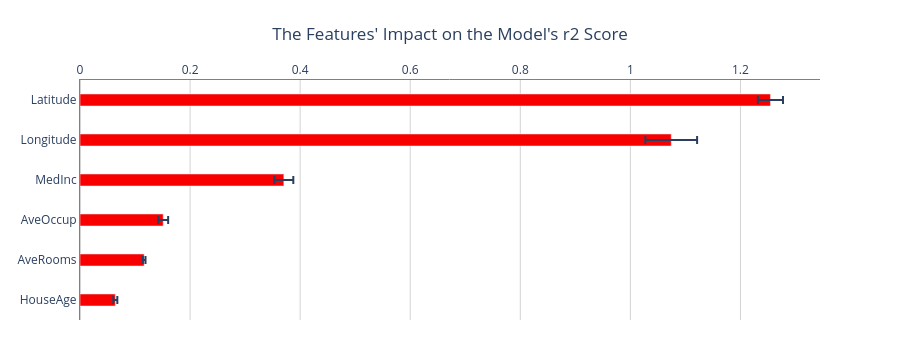

Notebook source saved alongside this figure:
### Code cell
result_explain_model_default.show_in_notebook()

### Figure 1 — Plotly figure (JSON) as saved in the notebook; plotly's stock layout.template omitted (floating-point values rounded to 4 significant figures)
{"data": [{"error_x": {"array": [0.0228, 0.04698, 0.01723, 0.008985, 0.002461, 0.003671], "arrayminus": [0.0228, 0.04698, 0.01723, 0.008985, 0.002461, 0.003671], "type": "data"}, "legendgroup": "None", "marker": {"color": "rgb(248,0,0)"}, "orientation": "h", "showlegend": false, "text": "", "textposition": "outside", "type": "bar", "width": 0.3, "x": [1.255, 1.074, 0.3703, 0.1512, 0.1165, 0.06413], "y": ["Latitude", "Longitude", "MedInc", "AveOccup", "AveRooms", "HouseAge"]}], "layout": {"height": 340, "margin": {"b": 20, "t": 80}, "plot_bgcolor": "rgba(0,0,0,0)", "title": {"text": "The Features' Impact on the Model's r2 Score", "x": 0.5}, "xaxis": {"categoryorder": "total ascending", "gridcolor": "LightGrey", "linecolor": "Grey", "linewidth": 1, "mirror": false, "showline": true, "showticklabels": true, "side": "top", "visible": true, "zeroline": true, "zerolinecolor": "DarkGrey", "zerolinewidth": 1}, "yaxis": {"categoryorder": "total ascending", "gridcolor": "rgba(0,0,0,0)", "linecolor": "Grey", "linewidth": 1, "mirror": false, "showline": true, "showticklabels": true, "side": "left", "visible": true, "zeroline": true, "zerolinecolor": "DarkGrey", "zerolinewidth": 1}}}
